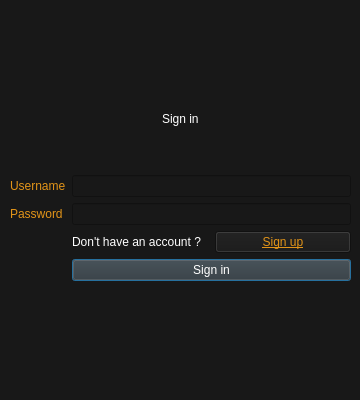
<?xml version="1.0" encoding="UTF-8"?>
<ui version="4.0">
 <class>Signin</class>
 <widget class="QDialog" name="Signin">
  <property name="geometry">
   <rect>
    <x>0</x>
    <y>0</y>
    <width>360</width>
    <height>400</height>
   </rect>
  </property>
  <property name="contextMenuPolicy">
   <enum>Qt::NoContextMenu</enum>
  </property>
  <property name="windowTitle">
   <string>Sign in</string>
  </property>
  <property name="autoFillBackground">
   <bool>false</bool>
  </property>
  <property name="styleSheet">
   <string notr="true">background-color: rgb(24, 24, 24);</string>
  </property>
  <widget class="QWidget" name="widget_Main" native="true">
   <property name="geometry">
    <rect>
     <x>0</x>
     <y>0</y>
     <width>361</width>
     <height>351</height>
    </rect>
   </property>
   <widget class="QWidget" name="verticalLayoutWidget">
    <property name="geometry">
     <rect>
      <x>10</x>
      <y>70</y>
      <width>341</width>
      <height>211</height>
     </rect>
    </property>
    <layout class="QVBoxLayout" name="layout_SignIn">
     <item alignment="Qt::AlignHCenter|Qt::AlignVCenter">
      <widget class="QLabel" name="title">
       <property name="styleSheet">
        <string notr="true">font: 63 18pt &quot;Segoe UI Semibold&quot;;
color: rgb(255, 255, 255);</string>
       </property>
       <property name="text">
        <string>Sign in</string>
       </property>
      </widget>
     </item>
     <item>
      <layout class="QGridLayout" name="grid_SignIn">
       <item row="2" column="0">
        <widget class="QLabel" name="label_Password">
         <property name="styleSheet">
          <string notr="true">font: 63 14pt &quot;Segoe UI Semibold&quot;;
color: rgb(226, 148, 24);</string>
         </property>
         <property name="text">
          <string>Password</string>
         </property>
        </widget>
       </item>
       <item row="1" column="1">
        <widget class="QLineEdit" name="lineEdit_Username">
         <property name="autoFillBackground">
          <bool>false</bool>
         </property>
         <property name="styleSheet">
          <string notr="true">font: 10pt &quot;Segoe UI&quot;;
color: rgb(255, 255, 255);</string>
         </property>
         <property name="text">
          <string/>
         </property>
        </widget>
       </item>
       <item row="1" column="0">
        <widget class="QLabel" name="label_Username">
         <property name="styleSheet">
          <string notr="true">font: 63 14pt &quot;Segoe UI Semibold&quot;;
color: rgb(226, 148, 24);</string>
         </property>
         <property name="text">
          <string>Username</string>
         </property>
        </widget>
       </item>
       <item row="2" column="1">
        <widget class="QLineEdit" name="lineEdit_Password">
         <property name="styleSheet">
          <string notr="true">font: 10pt &quot;Segoe UI&quot;;
color: rgb(255, 255, 255);</string>
         </property>
         <property name="text">
          <string/>
         </property>
         <property name="echoMode">
          <enum>QLineEdit::Password</enum>
         </property>
        </widget>
       </item>
       <item row="4" column="1">
        <widget class="QPushButton" name="button_SignIn">
         <property name="styleSheet">
          <string notr="true">font: 63 10pt &quot;Segoe UI Semibold&quot;;
background-color: rgb(52, 52, 52);
color: rgb(255, 255, 255);</string>
         </property>
         <property name="text">
          <string>Sign in</string>
         </property>
         <property name="flat">
          <bool>false</bool>
         </property>
        </widget>
       </item>
       <item row="3" column="1">
        <layout class="QHBoxLayout" name="layout_SignUp">
         <item>
          <widget class="QLabel" name="label_Question">
           <property name="styleSheet">
            <string notr="true">font: 63 10pt &quot;Segoe UI Semibold&quot;;
color: rgb(255, 255, 255);</string>
           </property>
           <property name="text">
            <string>Don't have an account ?</string>
           </property>
          </widget>
         </item>
         <item>
          <widget class="QPushButton" name="button_SignUp">
           <property name="enabled">
            <bool>true</bool>
           </property>
           <property name="styleSheet">
            <string notr="true">text-decoration: underline;
font: 63 10pt &quot;Segoe UI Semibold&quot;;
color: rgb(226, 148, 24);</string>
           </property>
           <property name="text">
            <string>Sign up</string>
           </property>
          </widget>
         </item>
        </layout>
       </item>
      </layout>
     </item>
    </layout>
   </widget>
  </widget>
 </widget>
 <resources/>
 <connections/>
</ui>
